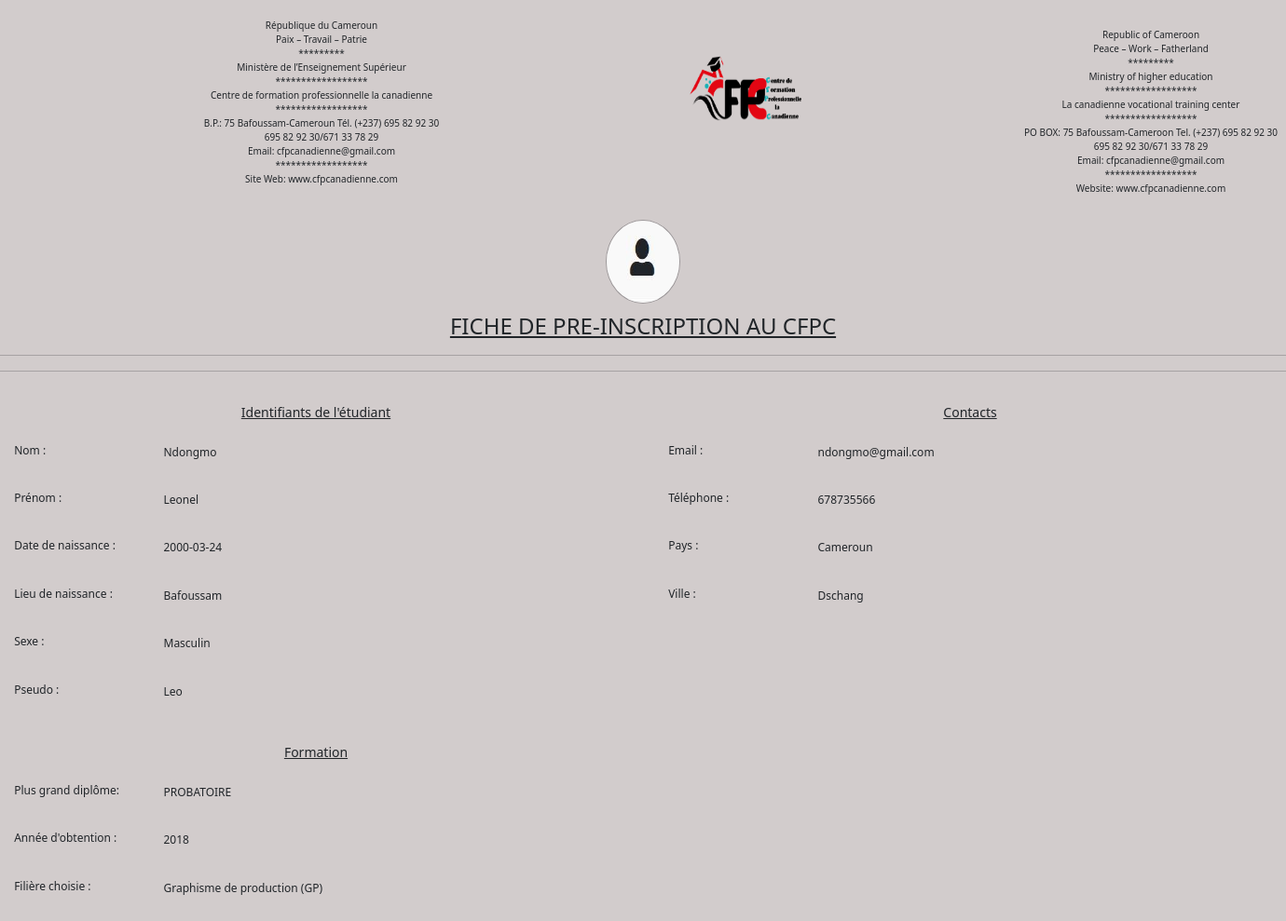
The app's page /Projet/compte-p.php?id=3 with its own data.
### tables this page shows
CREATE TABLE `etudiant` (
  `id` int(10) NOT NULL,
  `Nom` varchar(30) NOT NULL,
  `Prénom` varchar(30) NOT NULL,
  `datedenaissance` date NOT NULL,
  `Lieu` varchar(255) NOT NULL,
  `Sexe` varchar(10) NOT NULL,
  `pays` varchar(255) NOT NULL,
  `Ville` varchar(255) NOT NULL,
  `nomP` varchar(255) NOT NULL,
  `numP` int(9) NOT NULL,
  `villeP` varchar(255) NOT NULL,
  `telephone` int(9) NOT NULL,
  `email` varchar(255) NOT NULL,
  `Formation` varchar(255) NOT NULL,
  `Diplome` varchar(255) NOT NULL,
  `Annee` varchar(255) NOT NULL,
  `pseudo` varchar(100) NOT NULL,
  `motdepasse` varchar(100) NOT NULL,
  `tof` varchar(255) NOT NULL
);

### Projet/compte-p.php (the view, shortened to what this page needs)
<?php
$bdd = new PDO('mysql:host=localhost;dbname=projet1', 'root', '');
if (isset($_GET['id']) and $_GET['id'] > 0) {
  $getid = intval($_GET['id']);
  $requser = $bdd->prepare('SELECT * FROM etudiant WHERE id = ? ');
  $requser->execute(array($getid));
  $userinfo = $requser->fetch();
?>
<!DOCTYPE html>
<html lang="fr">
<head>
  <link href="vendor/bootstrap.min.css" rel="stylesheet">
</head>
<body style="background:#b9afafa2;margin-left:0px">
<?php
        require 'en-tete.php';
        ?>
  <?php if (!empty($userinfo['tof'])) { ?>
    <center>
  <img style="border-radius: 50%; height: 90px; width: 80px; border: solid .5px #31313556;" src="images/avatar/<?php echo $userinfo['tof'];?>" width="150px" height="140px">
  </center>
  <?php
  } ?>
  <div class="content-body">
    <center><h4  style="padding-bottom: 0px;padding-top: 10px; text-decoration: underline;">FICHE DE PRE-INSCRIPTION AU CFPC</h4></center>
                  <hr>
                  <hr>
<div class="row">
  <div class="col-lg-6 col-md-4 col-sm-6 col-6">
  <center><h2>Identifiants de l'étudiant</h2></center>
                 <div class="row mb-4">
                   <div class="col-lg-3 col-md-4 col-sm-6 col-6">
                     <h5 class="w-500">Nom <span class="">:</span>
                     </h5>
                   </div>
                   <div class="col-lg-9  col-6"><span>
                       <?php echo $userinfo['Nom']; ?>
                     </span>
                   </div>
                 </div>
                 <div class="row mb-4">
                   <div class="col-lg-3 col-md-4 col-sm-6 col-6">
                     <h5 class="">Prénom <span class="">:</span>
                     </h5>
                   </div>
                   <div class="col-lg-9 col-md-8  col-6"><span>
                       <?php echo $userinfo['Prénom']; ?>
                     </span>
                   </div>
                 </div>
                 <div class="row mb-4">
                   <div class="col-lg-3 col-md-4 col-sm-6 col-6">
                     <h5 class="f-w-500">Date de naissance <span class="pull-right">:</span>
                     </h5>
                   </div>
                   <div class="col-lg-9 col-md-8  col-6"><span>
                       <?php echo $userinfo['datedenaissance']; ?>
                     </span>
                   </div>
                 </div>
                 <div class="row mb-4">
                   <div class="col-lg-3 col-md-4 col-sm-6 col-6">
                     <h5 class="f-w-500">Lieu de naissance <span class="pull-right">:</span>
                     </h5>
                   </div>
                   <div class="col-lg-9 col-md-8  col-6"><span>
                       <?php echo $userinfo['Lieu']; ?>
                     </span>
                   </div>
                 </div>
               <div class="row mb-4">
                 <div class="col-lg-3 col-md-4 col-sm-6 col-6">
                   <h5 class="f-w-500">Sexe <span class="pull-right">:</span>
                   </h5>
                 </div>
                 <div class="col-lg-9 col-md-8  col-6"><span>
                     <?php echo $userinfo['Sexe']; ?>
                   </span>
                 </div>
               </div>
               <div class="row mb-4">
                 <div class="col-lg-3 col-md-4 col-sm-6 col-6">
                   <h5 class="f-w-500">Pseudo <span class="pull-right">:</span></h5>
                 </div>
                 <div class="col-lg-9 col-md-8  col-6"><span>
                     <?php echo $userinfo['pseudo']; ?>
                   </span>
                 </div>
               </div>
               </div>
  <div class="col-lg-6 col-sm-6 col-6">
  <center><h2>Contacts</h2></center>
<div class="row mb-4">
  <div class="col-lg-3 col-md-4 col-sm-6 col-6">
    <h5 class="f-w-500">Email <span class="pull-right">:</span>
    </h5>
  </div>
  <div class="col-lg-9 col-md-8 col-sm-6 col-6"><span>
      <?php echo $userinfo['email']; ?>
    </span>
  </div>
</div>
<div class="row mb-4">
  <div class="col-lg-3 col-md-4 col-sm-6 col-6">
    <h5 class="f-w-500">Téléphone <span class="pull-right">:</span>
    </h5>
  </div>
  <div class="col-lg-9 col-md-8 col-sm-6 col-6"><span>
      <?php echo $userinfo['telephone']; ?>
    </span>
  </div>
</div>
<div class="row mb-4">
  <div class="col-lg-3 col-md-4 col-sm-6 col-6">
    <h5 class="f-w-500">Pays <span class="pull-right">:</span></h5>
  </div>
  <div class="col-lg-9 col-md-8 col-sm-6 col-6"><span>
      <?php echo $userinfo['pays']; ?>
    </span>
  </div>
</div>
<div class="row mb-4">
  <div class="col-lg-3 col-md-4 col-sm-6 col-6">
    <h5 class="f-w-500">Ville <span class="pull-right">:</span></h5>
  </div>
  <div class="col-lg-9 col-md-8 col-sm-6 col-6"><span>
      <?php echo $userinfo['Ville']; ?>
    </span>
  </div>
</div>
  </div>
  </div>
</div>
          <div class="col-lg-12 ">
              <div class="row" >
                <div class="col-md-6">
                <center><h2>Formation</h2></center>
                <div class="row mb-4">
                  <div class="col-lg-3 col-md-4 col-sm-6 col-6">
                    <h5 class="f-w-500">Plus grand diplôme<span class="pull-right">:</span></h5>
                  </div>
                  <div class="col-lg-9 col-md-8 col-sm-6 col-6"><span>
                      <?php echo $userinfo['Diplome']; ?>
                    </span>
                  </div>
                </div>
                <div class="row mb-4">
                  <div class="col-lg-3 col-md-4 col-sm-6 col-6">
                    <h5 class="f-w-500">Année d'obtention <span class="pull-right">:</span></h5>
                  </div>
                  <div class="col-lg-9 col-md-8 col-sm-6 col-6"><span>
                      <?php echo $userinfo['Annee']; ?>
                    </span>
                  </div>
                </div>
                <div class="row mb-4">
                  <div class="col-lg-3 col-md-4 col-sm-6 col-6">
                    <h5 class="f-w-500">Filière choisie <span class="pull-right">:</span></h5>
                  </div>
                  <div class="col-lg-9 col-md-8 col-sm-6 col-6"><span>
                      <?php echo $userinfo['Formation']; ?>
                    </span>
                  </div>
                </div>
              </div>
          </div>
</body>
</html>
<?php
}
?>

### Projet/compte-p.php (style rules this page uses)
h5 { margin-left: 10%; font-size: 12px; margin-top: 5px; }
span { font-size: 12px; }
h2 { text-decoration: underline; margin: 20px; font-size: 14px; }

### records on screen
etudiant: tof (picture), Nom "Ndongmo", Prénom "Leonel", datedenaissance "2000-03-24", Lieu "Bafoussam", Sexe "Masculin", pseudo "Leo", email "ndongmo@gmail.com", telephone "678735566", pays "Cameroun", Ville "Dschang", Diplome "PROBATOIRE", Annee "2018", Formation "Graphisme de production (GP)"
